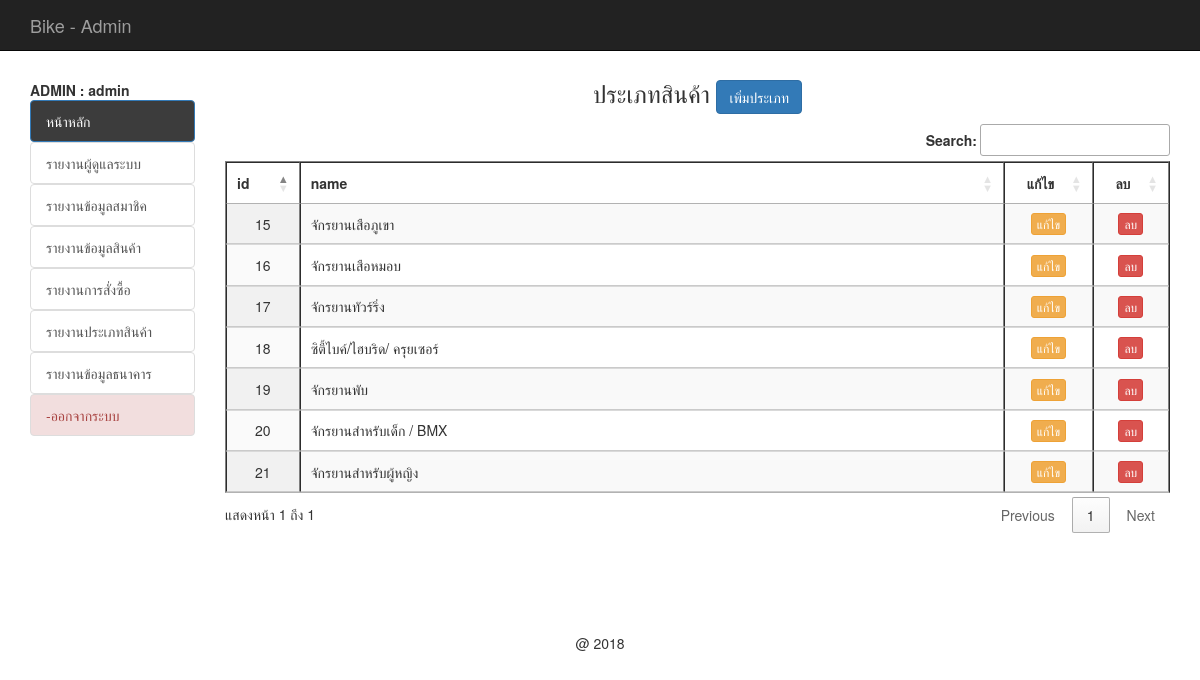
/backend/list_product_type.php (signed in), run on an earlier commit of the app's database.
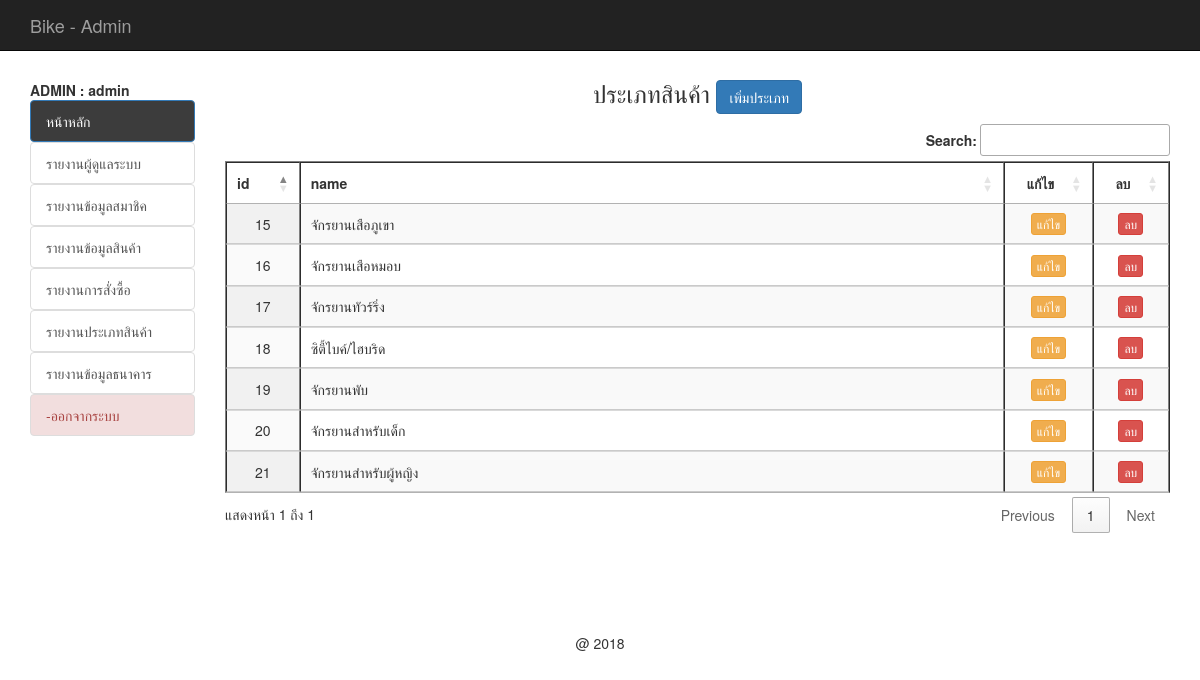
And on a later commit of the database.
### tables this page shows
CREATE TABLE `tbl_type` (
  `t_id` int(11) NOT NULL,
  `t_name` varchar(100) NOT NULL
);

### backend/list_product_type.php (the view, shortened to what this page needs)
<?php require_once('../Connections/condb.php'); ?>
<?php
$query_ptype = "SELECT * FROM tbl_type";
$ptype = mysql_query($query_ptype, $condb) or die(mysql_error());
$row_ptype = mysql_fetch_assoc($ptype);
$totalRows_ptype = mysql_num_rows($ptype);
?>
<!DOCTYPE html>
<html lang="en">
  <head>
	<?php include('h.php');?>
    <?php include('datatable.php');?>
  </head>
  <body>
  <div class="container">
  <div class="row">
         <?php include('banner.php');?>
   </div>
  	<div class="row">
    	<div class="col-md-2">
        <br>
        <?php include('menu.php');?>
      </div>
      <div class="col-md-10">
        <h3 align="center"> ประเภทสินค้า <a href="add_product_type.php" class="btn btn-primary"> เพิ่มประเภท </a> </h3>
        <table id="example" class="display" cellspacing="0" border="1">
		<thead>
          <tr>
            <th width="5%">id</th>
            <th width="50%">name</th>
            <th width="5%"> <center> แก้ไข </center></th>
            <th width="5%"> <center> ลบ </center></th>
          </tr>
        </thead>
        <?php if($totalRows_ptype>0){?>
          <?php do { ?>
            <tr>
              <td align="center"><?php echo $row_ptype['t_id']; ?></td>
              <td><?php echo $row_ptype['t_name']; ?></td>
              <td><center> <a href="edit_product_type.php?t_id=<?php echo $row_ptype['t_id'];?>" class="btn btn-warning btn-xs"> แก้ไข </a> </center></td>
              <td><center>
              <a href="del_product_type.php?t_id=<?php echo $row_ptype['t_id'];?>" class="btn btn-danger btn-xs" onClick="return confirm('ยืนยันการลบ');">
              ลบ </a></center></td>
            </tr>
            <?php } while ($row_ptype = mysql_fetch_assoc($ptype)); ?>
        <?php } ?>
        </table>
      </div>
    </div>
 </div>
  </body>
</html>
<?php include('f.php');?>

What changed in the data, as far as the page shows it:
changed tbl_type id 18: t_name "ซิตี้ไบค์/ไฮบริด/ ครุยเซอร์" → "ซิตี้ไบค์/ไฮบริด"
changed tbl_type id 20: t_name "จักรยานสำหรับเด็ก / BMX" → "จักรยานสำหรับเด็ก"
